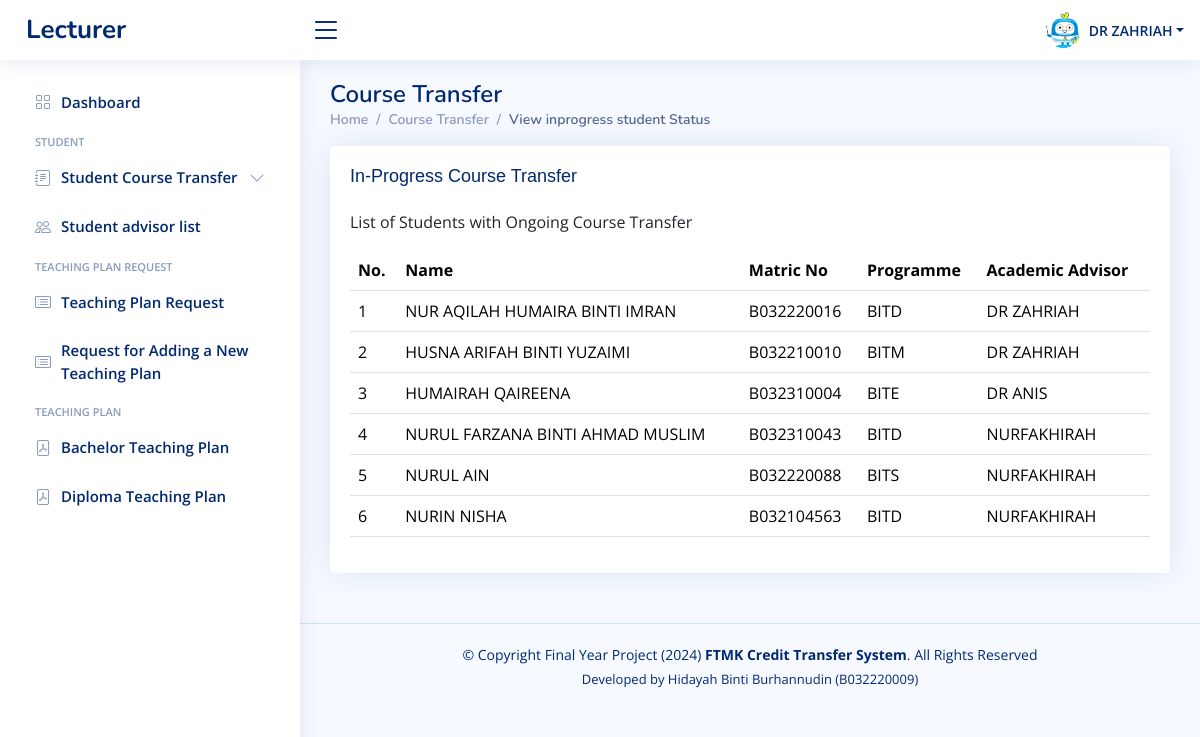
The page /Lecturer/student-list-inprogress.php (signed in) on the database as committed earlier.
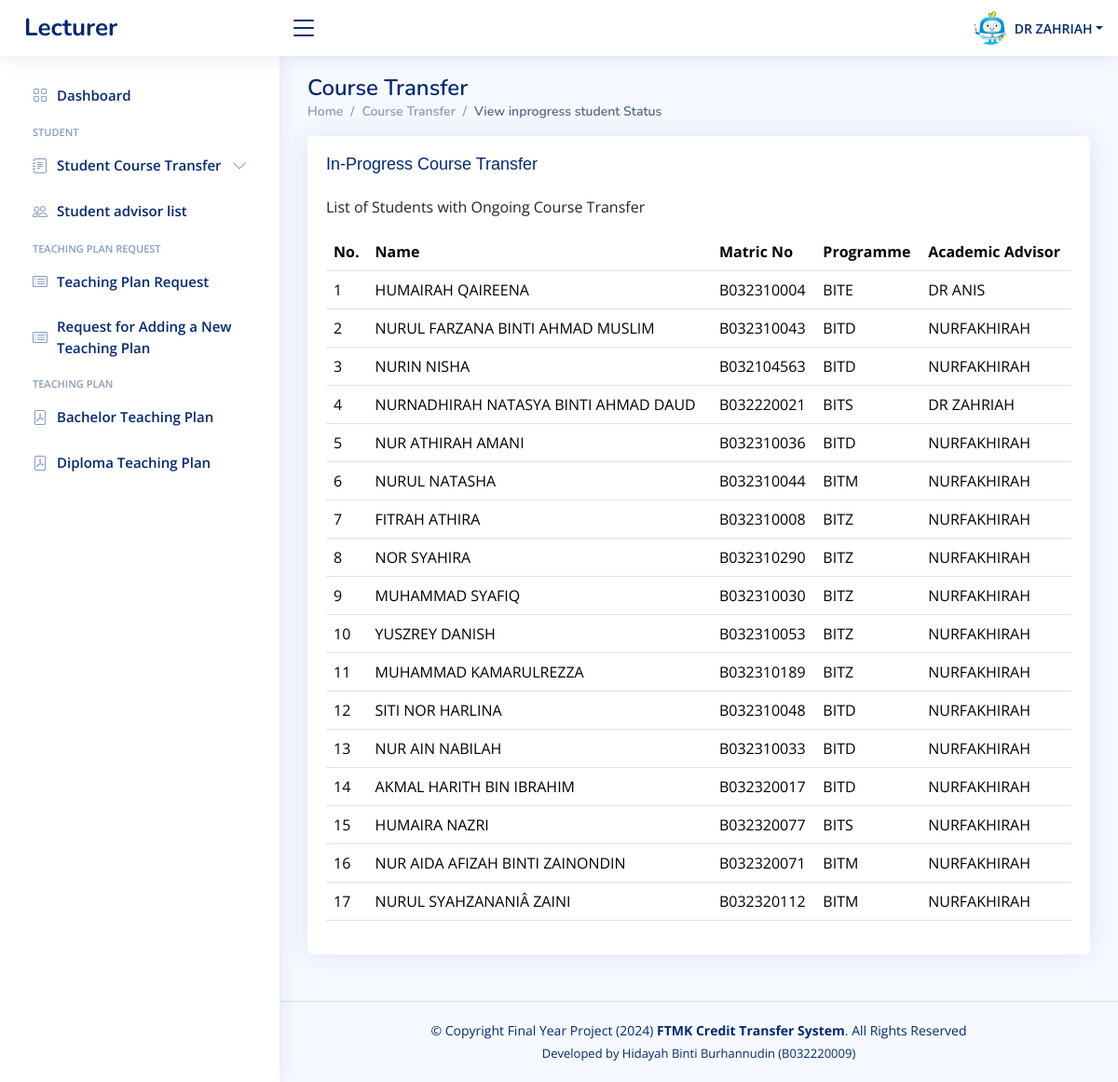
The same page on the database as committed later.
### tables this page shows
CREATE TABLE `student` (
  `stud_id` int(11) NOT NULL,
  `name` varchar(100) NOT NULL,
  `icno` varchar(20) NOT NULL,
  `faculty` varchar(200) NOT NULL,
  `prog_id` int(11) NOT NULL,
  `session` varchar(11) NOT NULL,
  `email` varchar(50) NOT NULL,
  `phone` varchar(20) NOT NULL,
  `int_id` int(11) NOT NULL,
  `latest_int` varchar(100) NOT NULL,
  `username` varchar(50) NOT NULL,
  `password` varchar(50) NOT NULL,
  `lect_id` int(11) NOT NULL,
  `admin_id` int(11) NOT NULL
);

### Lecturer/student-list-inprogress.php (the view, shortened to what this page needs)
<?php
include('header.php');
include('../include/connection.php');
?>
<!DOCTYPE html>
<html lang="en">
<head>
</head>
<body>
<main id="main" class="main">
    <div class="pagetitle">
        <h1>Course Transfer</h1>
        <nav>
            <ol class="breadcrumb">
                <li class="breadcrumb-item"><a href="index.php">Home</a></li>
                <li class="breadcrumb-item">Course Transfer</li>
                <li class="breadcrumb-item active">View inprogress student Status</li>
            </ol>
        </nav>
    </div>
    <section class="section">
        <div class="row">
            <div class="col-lg-12">
                <div class="card">
                    <div class="card-body">
                        <h5 class="card-title">In-Progress Course Transfer</h5>
                        <p>List of Students with Ongoing Course Transfer</p>
                        <table class="table datatable">
                            <thead>
                            <tr>
                                <th>No.</th>
                                <th>Name</th>
                                <th>Matric No</th>
                                <th>Programme</th>
                                <th>Academic Advisor</th>
                            </tr>
                            </thead>
                            <tbody>
                            <?php
                            $query = "SELECT * FROM students_in_progress_view";
                            $stmt = $conn->prepare($query);
                            $stmt->execute();
                            $rs = $stmt->get_result();
                            $sn = 0;
                            if ($rs && $rs->num_rows > 0) {
                                while ($row = $rs->fetch_assoc()) {
                                    $sn++;
                                    ?>
                                    <tr>
                                        <td><?php echo $sn ?></td>
                                        <td><?php echo $row['name'] ?></td>
                                        <td><?php echo $row['username'] ?></td>
                                        <td><?php echo $row['prog_code'] ?></td>
                                        <td><?php echo $row['lect_name'] ?></td>
                                    </tr>
                                    <?php
                                }
                            } else {
                                echo "<tr><td colspan='4' class='text-center'>No students found who have not made any transfers.</td></tr>";
                            }
                            ?>
                            </tbody>
                        </table>
                    </div>
                </div>
            </div>
        </div>
    </section>
</main>
<?php
include('footer.php');
?>
</body>
</html>

Rows that differ between the two databases and show on the page:
no longer on this page (row unchanged): student: name "NUR AQILAH HUMAIRA BINTI IMRAN", username "B032220016", prog_code "BITD", lect_name "DR ZAHRIAH"
removed student: name "HUSNA ARIFAH BINTI YUZAIMI", username "B032210010", prog_code "BITM", lect_name "DR ZAHRIAH"
no longer on this page (row unchanged): student: name "NURUL AIN", username "B032220088", prog_code "BITS", lect_name "NURFAKHIRAH"
added student: name "NURNADHIRAH NATASYA BINTI AHMAD DAUD", username "B032220021", prog_code "BITS", lect_name "DR ZAHRIAH"
added student: name "NUR ATHIRAH AMANI", username "B032310036", prog_code "BITD", lect_name "NURFAKHIRAH"
added student: name "NURUL NATASHA", username "B032310044", prog_code "BITM", lect_name "NURFAKHIRAH"
added student: name "FITRAH ATHIRA", username "B032310008", prog_code "BITZ", lect_name "NURFAKHIRAH"
added student: name "NOR SYAHIRA", username "B032310290", prog_code "BITZ", lect_name "NURFAKHIRAH"
added student: name "MUHAMMAD SYAFIQ", username "B032310030", prog_code "BITZ", lect_name "NURFAKHIRAH"
added student: name "YUSZREY DANISH", username "B032310053", prog_code "BITZ", lect_name "NURFAKHIRAH"
added student: name "MUHAMMAD KAMARULREZZA", username "B032310189", prog_code "BITZ", lect_name "NURFAKHIRAH"
added student: name "SITI NOR HARLINA", username "B032310048", prog_code "BITD", lect_name "NURFAKHIRAH"
added student: name "NUR AIN NABILAH", username "B032310033", prog_code "BITD", lect_name "NURFAKHIRAH"
added student: name "AKMAL HARITH BIN IBRAHIM", username "B032320017", prog_code "BITD", lect_name "NURFAKHIRAH"
added student: name "HUMAIRA NAZRI", username "B032320077", prog_code "BITS", lect_name "NURFAKHIRAH"
added student: name "NUR AIDA AFIZAH BINTI ZAINONDIN", username "B032320071", prog_code "BITM", lect_name "NURFAKHIRAH"
added student: name "NURUL SYAHZANANIÂ ZAINI", username "B032320112", prog_code "BITM", lect_name "NURFAKHIRAH"
